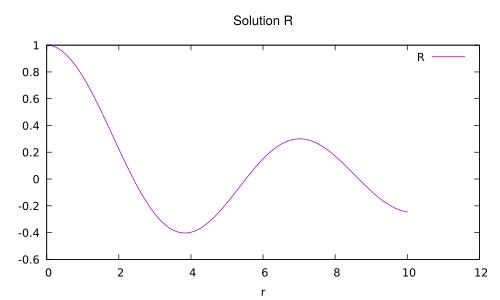

Source code (gnuplot):
set term pdf
set out "Modosa.pdf"
set xlabel "r"
set title "Solution R"
set title font "Helvetica,14"
plot "Modosa.dat" using 1:2 w l title "R"
